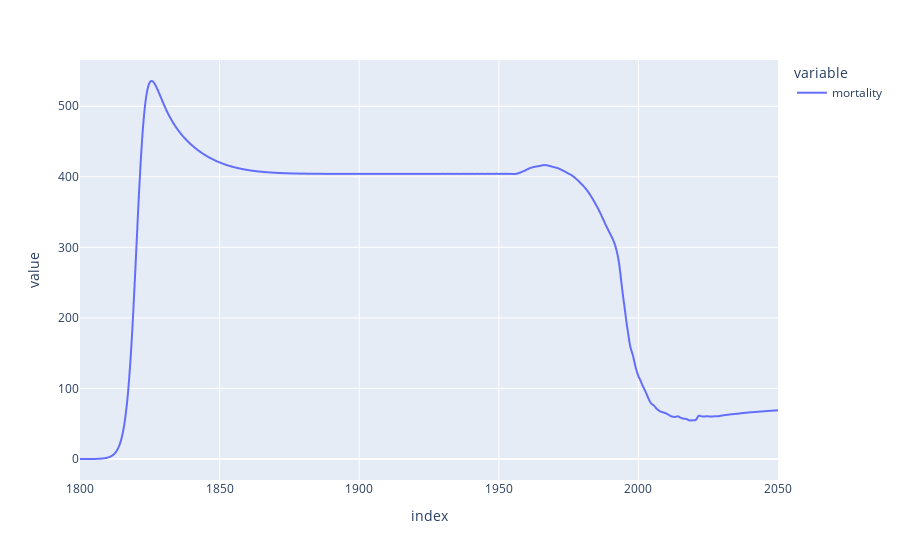

The code cell stored with this chart in its notebook:
### Code cell
derived_df_0['mortality'].plot()

### Figure 1 — Plotly figure (JSON) as saved in the notebook; plotly's stock layout.template omitted (floating-point values rounded to 4 significant figures; data arrays with more than 128 entries replaced by an {"elided": "..."} marker saying what was removed)
{"data": [{"hovertemplate": "variable=mortality<br>index=%{x}<br>value=%{y}<extra></extra>", "legendgroup": "mortality", "line": {"color": "#636efa", "dash": "solid"}, "marker": {"symbol": "circle"}, "mode": "lines", "name": "mortality", "showlegend": true, "type": "scattergl", "x": {"elided": "2501 float values"}, "xaxis": "x", "y": {"elided": "2501 float values"}, "yaxis": "y"}], "layout": {"legend": {"title": {"text": "variable"}, "tracegroupgap": 0}, "margin": {"t": 60}, "xaxis": {"anchor": "y", "domain": [0, 1], "title": {"text": "index"}}, "yaxis": {"anchor": "x", "domain": [0, 1], "title": {"text": "value"}}}}
